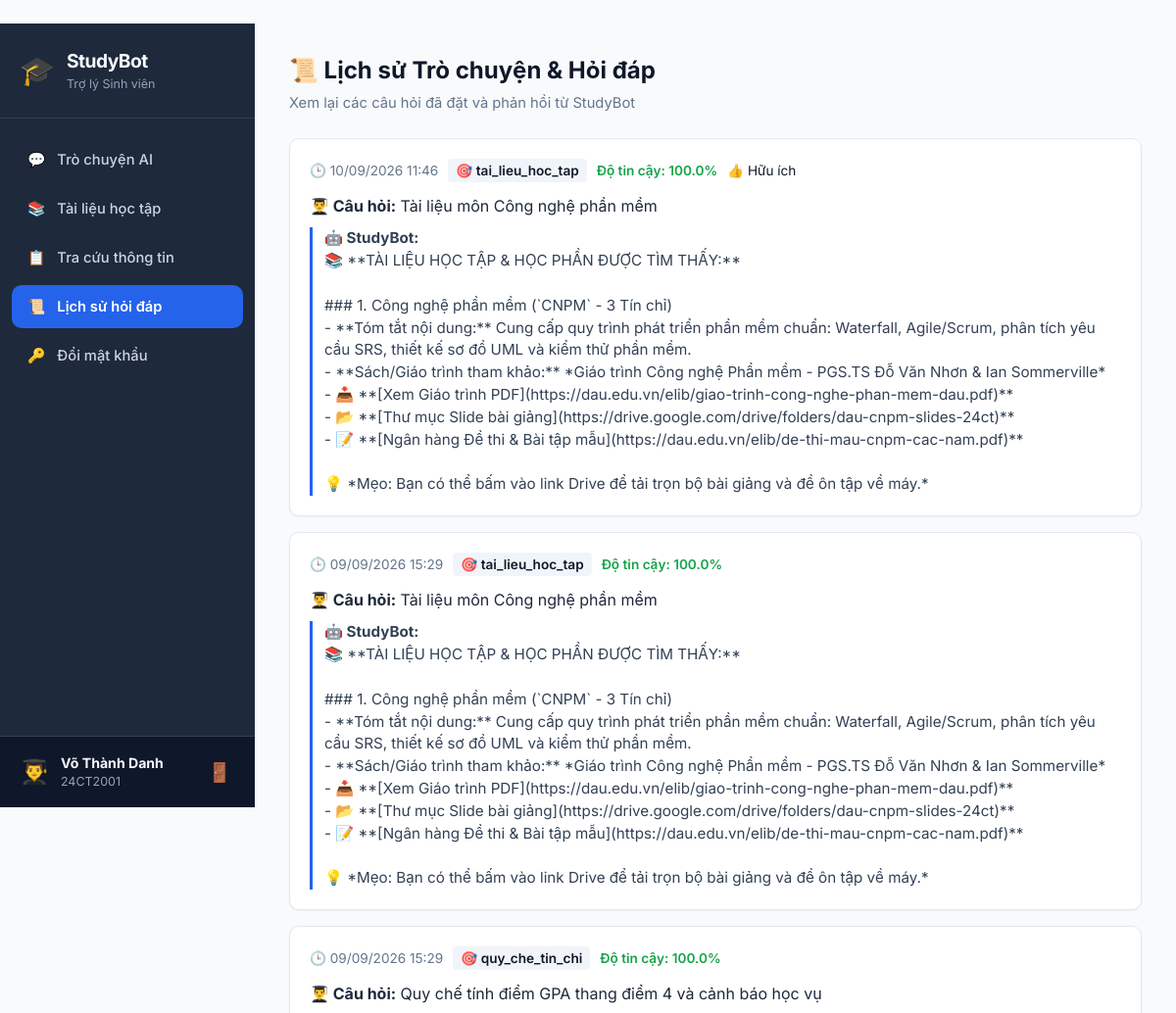
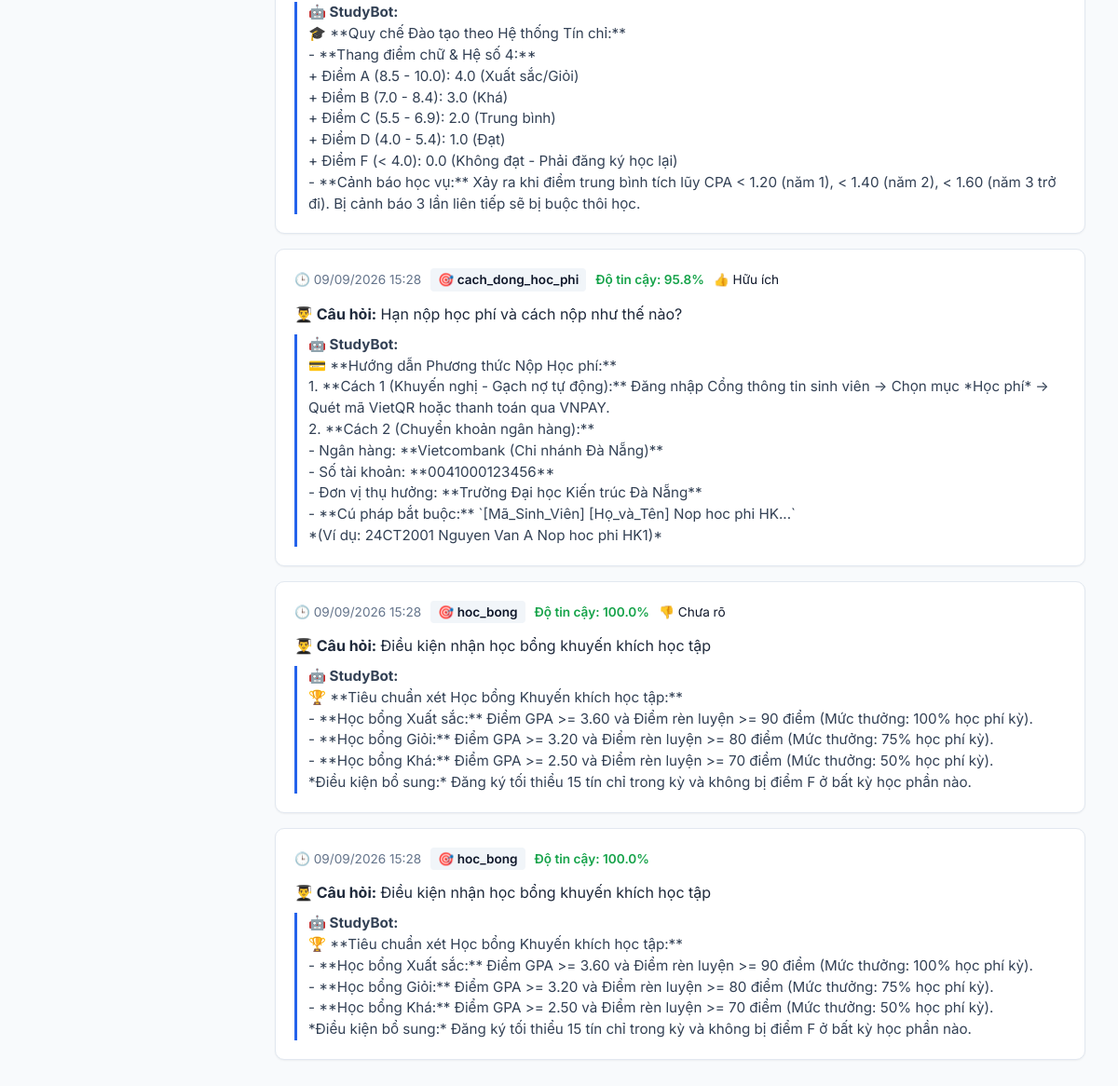
The app's page /history (signed in) with its own data (2 pictures, top to bottom).
### tables this page shows
CREATE TABLE users (
	id INTEGER NOT NULL, 
	student_code VARCHAR(30), 
	username VARCHAR(80) NOT NULL, 
	full_name VARCHAR(120), 
	password_hash VARCHAR(255) NOT NULL, 
	role VARCHAR(20) NOT NULL, 
	status VARCHAR(20) NOT NULL, 
	created_at DATETIME, 
	PRIMARY KEY (id), 
	UNIQUE (student_code), 
	UNIQUE (username)
);

CREATE TABLE chat_messages (
	id INTEGER NOT NULL, 
	user_id INTEGER NOT NULL, 
	message TEXT NOT NULL, 
	response TEXT NOT NULL, 
	intent VARCHAR(80), 
	confidence FLOAT, 
	created_at DATETIME, 
	PRIMARY KEY (id), 
	FOREIGN KEY(user_id) REFERENCES users (id)
);

### app/routes.py (the view)
@main_bp.route('/history')
@login_required
def chat_history():
    messages = ChatMessage.query.filter_by(user_id=current_user.id).order_by(ChatMessage.created_at.desc()).all()
    return render_template('user/history.html', user=current_user, messages=messages)

### app/__init__.py (called while the page is built)
def create_app():
    app = Flask(__name__)
    app.config['SECRET_KEY'] = os.environ.get('SECRET_KEY', 'studybot-secret-key-production-2025')
    app.config['SQLALCHEMY_DATABASE_URI'] = os.environ.get('DATABASE_URL', 'sqlite:///studybot.db')
    app.config['SQLALCHEMY_TRACK_MODIFICATIONS'] = False
    db.init_app(app)
    login_manager.init_app(app)
    login_manager.login_view = 'auth.login'
    login_manager.login_message = 'Vui lòng đăng nhập để tiếp tục.'
    login_manager.login_message_category = 'warning'
    @login_manager.user_loader
    def load_user(user_id):
        return User.query.get(int(user_id))
    from .routes import main_bp
    from .auth import auth_bp
    app.register_blueprint(main_bp)
    app.register_blueprint(auth_bp)
    with app.app_context():
        db.create_all()
        seed_initial_data()
    return app

### app/templates/user/history.html (shortened to what this page needs)
{% extends "base.html" %}
{% block content %}
<div class="app-layout">
    <aside class="app-sidebar">
        <div class="sidebar-brand">
            <div class="brand-icon">🎓</div>
            <div class="brand-text">
                <h3>StudyBot</h3>
                <small>Trợ lý Sinh viên</small>
            </div>
        </div>
        <nav class="sidebar-menu">
            <a href="{{ url_for('main.dashboard') }}" class="menu-item">
                <span class="icon">💬</span> Trò chuyện AI
            </a>
            <a href="{{ url_for('main.user_materials') }}" class="menu-item">
                <span class="icon">📚</span> Tài liệu học tập
            </a>
            <a href="{{ url_for('main.user_info') }}" class="menu-item">
                <span class="icon">📋</span> Tra cứu thông tin
            </a>
            <a href="{{ url_for('main.chat_history') }}" class="menu-item active">
                <span class="icon">📜</span> Lịch sử hỏi đáp
            </a>
            <a href="{{ url_for('auth.change_password') }}" class="menu-item">
                <span class="icon">🔑</span> Đổi mật khẩu
            </a>
        </nav>
        <div class="sidebar-user">
            <div class="user-avatar">👨‍🎓</div>
            <div class="user-info">
                <strong>{{ user.full_name or user.username }}</strong>
                <small>{{ user.student_code or 'Sinh viên' }}</small>
            </div>
            <a href="{{ url_for('auth.logout') }}" class="btn-logout" title="Đăng xuất">🚪</a>
        </div>
    </aside>
    <main class="app-main">
        <header class="main-header">
            <div>
                <h2>📜 Lịch sử Trò chuyện & Hỏi đáp</h2>
                <p>Xem lại các câu hỏi đã đặt và phản hồi từ StudyBot</p>
            </div>
        </header>
        <div class="history-container">
            {% if messages %}
                <div class="history-list">
                    {% for m in messages %}
                    <div class="history-item">
                        <div class="history-meta">
                            <span class="time-badge">🕒 {{ m.created_at.strftime('%d/%m/%Y %H:%M') if m.created_at else 'Gần đây' }}</span>
                            {% if m.intent %}
                            <span class="intent-badge">🎯 {{ m.intent }}</span>
                            {% endif %}
                            {% if m.confidence %}
                            <span class="confidence-badge">Độ tin cậy: {{ (m.confidence * 100)|round(1) }}%</span>
                            {% endif %}
                            {% if m.feedback %}
                            <span class="fb-badge fb-{{ m.feedback.rating }}">
                                {{ '👍 Hữu ích' if m.feedback.rating == 'helpful' else '👎 Chưa rõ' }}
                            </span>
                            {% endif %}
                        </div>
                        <div class="history-question">
                            <strong>👨‍🎓 Câu hỏi:</strong> {{ m.message }}
                        </div>
                        <div class="history-answer">
                            <strong>🤖 StudyBot:</strong>
                            <div class="answer-content" style="white-space: pre-line;">{{ m.response }}</div>
                        </div>
                    </div>
                    {% endfor %}
                </div>
            {% else %}
                <div class="empty-state">
                    <p>Bạn chưa có cuộc trò chuyện nào. Hãy vào mục <a href="{{ url_for('main.dashboard') }}">Trò chuyện AI</a> để bắt đầu nhé!</p>
                </div>
            {% endif %}
        </div>
    </main>
</div>
{% endblock %}

### app/static/css/style.css (style rules this page uses)
* { box-sizing: border-box; margin: 0; padding: 0; }
body { font-family: 'Inter', -apple-system, BlinkMacSystemFont, 'Segoe UI', Roboto, sans-serif; background-color: var(--bg-main); color: var(--text-main); line-height: 1.5; -webkit-font-smoothing: antialiased; }
.app-layout { display: flex; min-height: 100vh; }
.app-sidebar { width: 260px; background: #1e293b; color: #f8fafc; display: flex; flex-direction: column; flex-shrink: 0; position: sticky; top: 0; height: 100vh; }
.sidebar-brand { display: flex; align-items: center; gap: 12px; padding: 24px 20px; border-bottom: 1px solid #334155; }
.brand-icon { font-size: 1.8rem; }
.brand-text h3 { font-size: 1.2rem; font-weight: 700; letter-spacing: -0.5px; }
.brand-text small { color: #94a3b8; font-size: 0.78rem; }
.sidebar-menu { flex: 1; padding: 20px 12px; display: flex; flex-direction: column; gap: 6px; }
.menu-item { display: flex; align-items: center; gap: 12px; padding: 11px 16px; color: #cbd5e1; text-decoration: none; border-radius: var(--radius-md); font-size: 0.92rem; font-weight: 500; transition: all 0.2s; }
.menu-item.active { background: var(--primary); color: #ffffff; font-weight: 600; }
.sidebar-user { padding: 16px 20px; border-top: 1px solid #334155; display: flex; align-items: center; gap: 12px; background: #0f172a; }
.user-avatar { font-size: 1.5rem; }
.user-info { flex: 1; overflow: hidden; }
.user-info strong { display: block; font-size: 0.88rem; white-space: nowrap; overflow: hidden; text-overflow: ellipsis; }
.user-info small { color: #94a3b8; font-size: 0.78rem; }
.btn-logout { color: #94a3b8; text-decoration: none; font-size: 1.2rem; padding: 4px; border-radius: 4px; transition: color 0.2s; }
.app-main { flex: 1; padding: 30px 35px; overflow-y: auto; max-width: 1200px; }
.main-header { margin-bottom: 25px; }
.main-header h2 { font-size: 1.5rem; font-weight: 700; color: #0f172a; }
.main-header p { color: var(--text-muted); font-size: 0.92rem; margin-top: 4px; }
.history-list { display: flex; flex-direction: column; gap: 16px; }
.history-item { background: #ffffff; border: 1px solid var(--border-color); border-radius: var(--radius-md); padding: 20px; box-shadow: var(--shadow-sm); }
.history-meta { display: flex; align-items: center; gap: 10px; margin-bottom: 12px; flex-wrap: wrap; font-size: 0.85rem; }
.time-badge { color: var(--text-muted); }
.intent-badge { background: #f1f5f9; padding: 2px 8px; border-radius: 4px; font-weight: 600; }
.confidence-badge { color: #16a34a; font-weight: 600; }
.history-question { font-size: 1rem; margin-bottom: 10px; color: #1e293b; }
.history-answer { padding-left: 12px; border-left: 3px solid var(--primary); font-size: 0.95rem; color: #334155; }

### records on screen
users: full_name "Võ Thành Danh"
chat_messages: created_at "10/09/2026 11:46", intent "tai_lieu_hoc_tap", confidence "100.0", feedback "👍 Hữu ích", message "Tài liệu môn Công nghệ phần mềm", response "📚 **TÀI LIỆU HỌC TẬP & HỌC PHẦN ĐƯỢC TÌM THẤY:** ### 1. Công nghệ phần mềm (`CNPM` - 3 Tín chỉ) - **Tóm tắt nội dung:** Cung cấp quy trình phát triển phần mềm chuẩn: Waterfall, Agile/Scrum, phân tích yêu cầu SRS, thiết kế sơ đồ UML và kiểm thử phần mềm. - **Sách/Giáo trình tham khảo:** *Giáo trình Công nghệ Phần mềm - PGS.TS Đỗ Văn Nhơn & Ian Sommerville* - 📥 **[Xem Giáo trình PDF](https://dau.edu.vn/elib/giao-trinh-cong-nghe-phan-mem-dau.pdf)** - 📂 **[Thư mục Slide bài giảng](https://drive.google.com/drive/folders/dau-cnpm-slides-24ct)** - 📝 **[Ngân hàng Đề thi & Bài tập mẫu](https://dau.edu.vn/elib/de-thi-mau-cnpm-cac-nam.pdf)** 💡 *Mẹo: Bạn có thể bấm vào link Drive để tải trọn bộ bài…"
chat_messages: created_at "09/09/2026 15:29", intent "tai_lieu_hoc_tap", confidence "100.0", message "Tài liệu môn Công nghệ phần mềm", response "📚 **TÀI LIỆU HỌC TẬP & HỌC PHẦN ĐƯỢC TÌM THẤY:** ### 1. Công nghệ phần mềm (`CNPM` - 3 Tín chỉ) - **Tóm tắt nội dung:** Cung cấp quy trình phát triển phần mềm chuẩn: Waterfall, Agile/Scrum, phân tích yêu cầu SRS, thiết kế sơ đồ UML và kiểm thử phần mềm. - **Sách/Giáo trình tham khảo:** *Giáo trình Công nghệ Phần mềm - PGS.TS Đỗ Văn Nhơn & Ian Sommerville* - 📥 **[Xem Giáo trình PDF](https://dau.edu.vn/elib/giao-trinh-cong-nghe-phan-mem-dau.pdf)** - 📂 **[Thư mục Slide bài giảng](https://drive.google.com/drive/folders/dau-cnpm-slides-24ct)** - 📝 **[Ngân hàng Đề thi & Bài tập mẫu](https://dau.edu.vn/elib/de-thi-mau-cnpm-cac-nam.pdf)** 💡 *Mẹo: Bạn có thể bấm vào link Drive để tải trọn bộ bài…"
chat_messages: created_at "09/09/2026 15:29", intent "quy_che_tin_chi", confidence "100.0", message "Quy chế tính điểm GPA thang điểm 4 và cảnh báo học vụ", response "🎓 **Quy chế Đào tạo theo Hệ thống Tín chỉ:** - **Thang điểm chữ & Hệ số 4:** + Điểm A (8.5 - 10.0): 4.0 (Xuất sắc/Giỏi) + Điểm B (7.0 - 8.4): 3.0 (Khá) + Điểm C (5.5 - 6.9): 2.0 (Trung bình) + Điểm D (4.0 - 5.4): 1.0 (Đạt) + Điểm F (< 4.0): 0.0 (Không đạt - Phải đăng ký học lại) - **Cảnh báo học vụ:** Xảy ra khi điểm trung bình tích lũy CPA < 1.20 (năm 1), < 1.40 (năm 2), < 1.60 (năm 3 trở đi). Bị cảnh báo 3 lần liên tiếp sẽ bị buộc thôi học."
chat_messages: created_at "09/09/2026 15:28", intent "cach_dong_hoc_phi", confidence "95.8", feedback "👍 Hữu ích", message "Hạn nộp học phí và cách nộp như thế nào?", response "💳 **Hướng dẫn Phương thức Nộp Học phí:** 1. **Cách 1 (Khuyến nghị - Gạch nợ tự động):** Đăng nhập Cổng thông tin sinh viên -> Chọn mục *Học phí* -> Quét mã VietQR hoặc thanh toán qua VNPAY. 2. **Cách 2 (Chuyển khoản ngân hàng):** - Ngân hàng: **Vietcombank (Chi nhánh Đà Nẵng)** - Số tài khoản: **0041000123456** - Đơn vị thụ hưởng: **Trường Đại học Kiến trúc Đà Nẵng** - **Cú pháp bắt buộc:** `[Mã_Sinh_Viên] [Họ_và_Tên] Nop hoc phi HK...` *(Ví dụ: 24CT2001 Nguyen Van A Nop hoc phi HK1)*"
chat_messages: created_at "09/09/2026 15:28", intent "hoc_bong", confidence "100.0", feedback "👎 Chưa rõ", message "Điều kiện nhận học bổng khuyến khích học tập", response "🏆 **Tiêu chuẩn xét Học bổng Khuyến khích học tập:** - **Học bổng Xuất sắc:** Điểm GPA >= 3.60 và Điểm rèn luyện >= 90 điểm (Mức thưởng: 100% học phí kỳ). - **Học bổng Giỏi:** Điểm GPA >= 3.20 và Điểm rèn luyện >= 80 điểm (Mức thưởng: 75% học phí kỳ). - **Học bổng Khá:** Điểm GPA >= 2.50 và Điểm rèn luyện >= 70 điểm (Mức thưởng: 50% học phí kỳ). *Điều kiện bổ sung:* Đăng ký tối thiểu 15 tín chỉ trong kỳ và không bị điểm F ở bất kỳ học phần nào."
chat_messages: created_at "09/09/2026 15:28", intent "hoc_bong", confidence "100.0", message "Điều kiện nhận học bổng khuyến khích học tập", response "🏆 **Tiêu chuẩn xét Học bổng Khuyến khích học tập:** - **Học bổng Xuất sắc:** Điểm GPA >= 3.60 và Điểm rèn luyện >= 90 điểm (Mức thưởng: 100% học phí kỳ). - **Học bổng Giỏi:** Điểm GPA >= 3.20 và Điểm rèn luyện >= 80 điểm (Mức thưởng: 75% học phí kỳ). - **Học bổng Khá:** Điểm GPA >= 2.50 và Điểm rèn luyện >= 70 điểm (Mức thưởng: 50% học phí kỳ). *Điều kiện bổ sung:* Đăng ký tối thiểu 15 tín chỉ trong kỳ và không bị điểm F ở bất kỳ học phần nào."

### other values on screen
{{ user.student_code or 'Sinh viên' }} "24CT2001"
